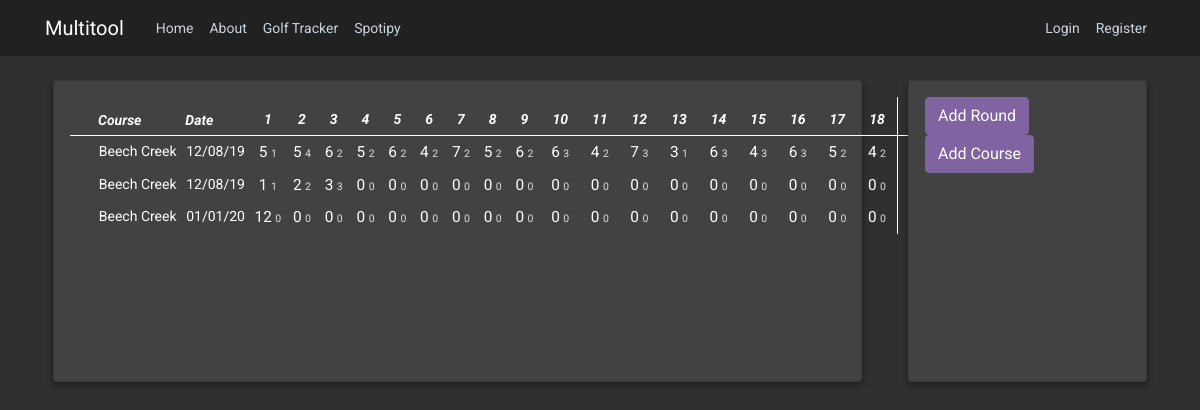
The page /golftracker on the database as committed earlier.
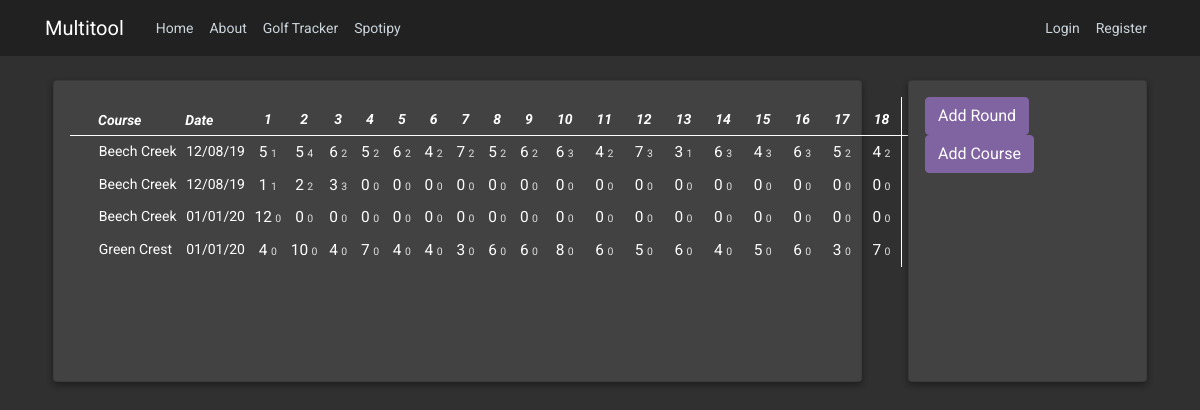
The same page on the database as committed later.
### multitool/models.py (models this page shows, shortened)
class Golf_Round(db.Model):
    id = db.Column(db.Integer, primary_key=True)
    description = db.Column(db.Text, nullable=False, default="N/A")
    date_played = db.Column(db.DateTime, default="N/A")
    h1Score = db.Column(db.Integer)
    h2Score = db.Column(db.Integer)
    h3Score = db.Column(db.Integer)
    h4Score = db.Column(db.Integer)
    h5Score = db.Column(db.Integer)
    h6Score = db.Column(db.Integer)
    h7Score = db.Column(db.Integer)
    h8Score = db.Column(db.Integer)
    h9Score = db.Column(db.Integer)
    h10Score = db.Column(db.Integer)
    h11Score = db.Column(db.Integer)
    h12Score = db.Column(db.Integer)
    h13Score = db.Column(db.Integer)
    h14Score = db.Column(db.Integer)
    h15Score = db.Column(db.Integer)
    h16Score = db.Column(db.Integer)
    h17Score = db.Column(db.Integer)
    h18Score = db.Column(db.Integer)
    h1Putt = db.Column(db.Integer)
    h2Putt = db.Column(db.Integer)
    h3Putt = db.Column(db.Integer)
    h4Putt = db.Column(db.Integer)
    h5Putt = db.Column(db.Integer)
    h6Putt = db.Column(db.Integer)
    h7Putt = db.Column(db.Integer)
    h8Putt = db.Column(db.Integer)
    h9Putt = db.Column(db.Integer)
    h10Putt = db.Column(db.Integer)
    h11Putt = db.Column(db.Integer)
    h12Putt = db.Column(db.Integer)
    h13Putt = db.Column(db.Integer)
    h14Putt = db.Column(db.Integer)
    h15Putt = db.Column(db.Integer)
    h16Putt = db.Column(db.Integer)
    h17Putt = db.Column(db.Integer)
    h18Putt = db.Column(db.Integer)
    frontScore = db.Column(db.Integer)
    backScore = db.Column(db.Integer)
    totalScore = db.Column(db.Integer)
    course_played = db.Column(db.Text, nullable=False)

### multitool/golf/routes.py (the view)
@golf.route("/golftracker")
def golftracker():
    golf_rounds = Golf_Round.query.all()
    golf_courses = Golf_Course.query.all()
    return render_template('golftracker.html', title='Golf Tracker', golf_rounds=golf_rounds, golf_courses=golf_courses)

### multitool/templates/golftracker.html (shortened to what this page needs)
{% extends "layout.html" %}
{% block content %}
    <div class="row">
        <div class="col-md-9">
            <div class="card dark-card mb-5 mx-2">
                <div class="card-content">
                    <table class="table golf-table">
                        <thead>
                          <tr>
                            <th style="width: 2%;"></th>
                            <th scope="col" style="text-align: left; padding: 0.25rem; width: 20%;">Course</th>
                            <th scope="col" style="text-align: left; padding: 0.25rem;">Date</th>
                            <th scope="col">1</th>
                            <th scope="col">2</th>
                            <th scope="col">3</th>
                            <th scope="col">4</th>
                            <th scope="col">5</th>
                            <th scope="col">6</th>
                            <th scope="col">7</th>
                            <th scope="col">8</th>
                            <th scope="col">9</th>
                            <th scope="col">10</th>
                            <th scope="col">11</th>
                            <th scope="col">12</th>
                            <th scope="col">13</th>
                            <th scope="col">14</th>
                            <th scope="col">15</th>
                            <th scope="col">16</th>
                            <th scope="col">17</th>
                            <th scope="col">18</th>
                            <th scope="col" width="2%" class="golf-table-bordered">Out</th>
                            <th scope="col" width="2%" class="golf-table-bordered">In</th>
                            <th scope="col" width="2%" class="golf-table-bordered">Tot</th>
                          </tr>
                        </thead>
                        <tbody>
                            {% for golf_round in golf_rounds %}
                                <tr>
                                    <td></td>
                                    <td style="text-align: left;">{{ golf_round.course_played }}</td>
                                    <td style="text-align: left;">{{ golf_round.date_played.strftime('%m/%d/%y') }}</td>
                                    <td><span class="cell-score">{{ golf_round.h1Score }}</span> <span class="cell-putt"> {{ golf_round.h1Putt }}</span></td>
                                    <td><span class="cell-score">{{ golf_round.h2Score }}</span> <span class="cell-putt"> {{ golf_round.h2Putt }}</span></td>
                                    <td><span class="cell-score">{{ golf_round.h3Score }}</span> <span class="cell-putt"> {{ golf_round.h3Putt }}</span></td>
                                    <td><span class="cell-score">{{ golf_round.h4Score }}</span> <span class="cell-putt"> {{ golf_round.h4Putt }}</span></td>
                                    <td><span class="cell-score">{{ golf_round.h5Score }}</span> <span class="cell-putt"> {{ golf_round.h5Putt }}</span></td>
                                    <td><span class="cell-score">{{ golf_round.h6Score }}</span> <span class="cell-putt"> {{ golf_round.h6Putt }}</span></td>
                                    <td><span class="cell-score">{{ golf_round.h7Score }}</span> <span class="cell-putt"> {{ golf_round.h7Putt }}</span></td>
                                    <td><span class="cell-score">{{ golf_round.h8Score }}</span> <span class="cell-putt"> {{ golf_round.h8Putt }}</span></td>
                                    <td><span class="cell-score">{{ golf_round.h9Score }}</span> <span class="cell-putt"> {{ golf_round.h9Putt }}</span></td>
                                    <td><span class="cell-score">{{ golf_round.h10Score }}</span> <span class="cell-putt"> {{ golf_round.h10Putt }}</span></td>
                                    <td><span class="cell-score">{{ golf_round.h11Score }}</span> <span class="cell-putt"> {{ golf_round.h11Putt }}</span></td>
                                    <td><span class="cell-score">{{ golf_round.h12Score }}</span> <span class="cell-putt"> {{ golf_round.h12Putt }}</span></td>
                                    <td><span class="cell-score">{{ golf_round.h13Score }}</span> <span class="cell-putt"> {{ golf_round.h13Putt }}</span></td>
                                    <td><span class="cell-score">{{ golf_round.h14Score }}</span> <span class="cell-putt"> {{ golf_round.h14Putt }}</span></td>
                                    <td><span class="cell-score">{{ golf_round.h15Score }}</span> <span class="cell-putt"> {{ golf_round.h15Putt }}</span></td>
                                    <td><span class="cell-score">{{ golf_round.h16Score }}</span> <span class="cell-putt"> {{ golf_round.h16Putt }}</span></td>
                                    <td><span class="cell-score">{{ golf_round.h17Score }}</span> <span class="cell-putt"> {{ golf_round.h17Putt }}</span></td>
                                    <td><span class="cell-score">{{ golf_round.h18Score }}</span> <span class="cell-putt"> {{ golf_round.h18Putt }}</span></td>
                                    <td class="golf-table-bordered">{{ golf_round.frontScore }}</td>
                                    <td class="golf-table-bordered">{{ golf_round.backScore }}</td>
                                    <td class="golf-table-bordered">{{ golf_round.totalScore }}</td>
                                </tr>
                            {% endfor %}
                        </tbody>
                      </table>
                </div>
            </div>
        </div>
        <div class="col-md-3">
            <div class="card dark-card mb-5 mx-2">
                <div class="row card-content">
                    <div class="col-md-12">
                        <span style="padding-right: 0.5em;"><button type="button" class="btn btn-primary" data-toggle="modal" data-target="#addRoundModal" id="open-modal">Add Round</button></span>
                        <span><button type="button" class="btn btn-primary" data-toggle="modal" data-target="#addCourseModal" id="open-modal2">Add Course</button></span>
                    </div>
                </div>
            </div>
        </div>
    </div>
{% endblock content %}

### multitool/templates/layout.html (shortened to what this page needs)
<!DOCTYPE html>
<html>
<head>
    <link rel="stylesheet" href="https://maxcdn.bootstrapcdn.com/bootstrap/4.0.0/css/bootstrap.min.css">
    <link rel="stylesheet" type="text/css" href="{{ url_for('static', filename='main.css') }}">
</head>
<body>
    <header class="site-header">
      <nav class="navbar navbar-expand-md navbar-dark bg-steel fixed-top">
        <div class="container">
          <a class="navbar-brand mr-4" href="/">Multitool</a>
          <div class="collapse navbar-collapse" id="navbarToggle">
            <div class="navbar-nav mr-auto">
              <a class="nav-item nav-link" href="{{ url_for('main.home') }}">Home</a>
              <a class="nav-item nav-link" href="{{ url_for('main.about') }}">About</a>
              <a class="nav-item nav-link" href="{{ url_for('golf.golftracker') }}">Golf Tracker</a>
              <a class="nav-item nav-link" href="{{ url_for('music.spotipy') }}">Spotipy</a>
            </div>
            <div class="navbar-nav">
              {% if current_user.is_authenticated %}
                <a class="nav-item nav-link" href="{{ url_for('users.account') }}">Account</a>
                <a class="nav-item nav-link" href="{{ url_for('users.logout') }}">Logout</a>
              {% else %}
                <a class="nav-item nav-link" href="{{ url_for('users.login') }}">Login</a>
                <a class="nav-item nav-link" href="{{ url_for('users.register') }}">Register</a>
              {% endif %}
            </div>
          </div>
        </div>
      </nav>
    </header>
    <main role="main" class="container">
          {% block content %}{% endblock %}
    </main>
</body>
</html>

### multitool/static/main.css (style rules this page uses)
body { font-family: 'Roboto', sans-serif; font-size: 14px; background: #303030; color: #ffffff; margin-top: 5rem; }
.bg-steel { background-color: #212121 ; }
.site-header .navbar-nav .nav-link { color: #cbd5db; }
.btn-primary, .btn-primary:visited, .btn-primary:focus { background-color: #8064A2 !important; border-color: #8064A2 !important; box-shadow: 0 0 0 0 black !important; }
.dark-card { background: #424242; box-shadow: 0 3px 6px rgba(0,0,0,0.16), 0 3px 6px rgba(0,0,0,0.23); }
.card-content { min-height: 300px; color: #ffffff; -webkit-box-flex: 1; -ms-flex: 1 1 auto; flex: 1 1 auto; padding: 1rem; }
.table td { border-top: none; }
.table th { border-top: none; }
.table thead th { vertical-align: bottom; padding-bottom: 5px; border-bottom: 1px solid #fff; }
.golf-table th { text-align: center; font-style: italic; }
.golf-table td { padding: 0.3rem !important; text-align: center; white-space: nowrap; }
.golf-table-bordered { border-right: 1px solid #fff; border-left: 1px solid #fff; }
.cell-score { font-size: 1.1em; }
.cell-putt { color: #DFDFDF; font-size: 0.75em; }

Rows that differ between the two databases and show on the page:
added Golf_Round: course_played "Green Crest", date_played "01/01/20", h1Score "4", h1Putt "0", h2Score "10", h2Putt "0", h3Score "4", h3Putt "0", h4Score "7", h4Putt "0", h5Score "4", h5Putt "0", h6Score "4", h6Putt "0", h7Score "3", h7Putt "0", h8Score "6", h8Putt "0", h9Score "6", h9Putt "0", h10Score "8", h10Putt "0", h11Score "6", h11Putt "0", h12Score "5", h12Putt "0", h13Score "6", h13Putt "0", h14Score "4", h14Putt "0", h15Score "5", h15Putt "0", h16Score "6", h16Putt "0", h17Score "3", h17Putt "0", h18Score "7", h18Putt "0"
